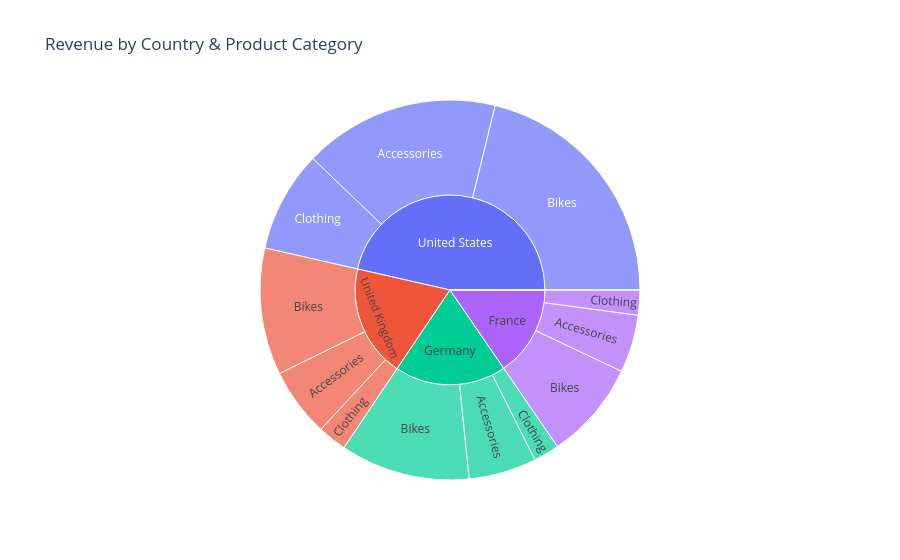

The notebook cell this image was saved under:
### Code cell
fig=px.sunburst(
    df,
    path=["Country","Product Category"],
    values="Revenue",
    title="Revenue by Country & Product Category"
)
fig.show()

### Figure 1 — Plotly figure (JSON) as saved in the notebook; plotly's stock layout.template omitted (floating-point values rounded to 4 significant figures)
{"data": [{"branchvalues": "total", "domain": {"x": [0, 1], "y": [0, 1]}, "hovertemplate": "labels=%{label}<br>Revenue=%{value}<br>parent=%{parent}<br>id=%{id}<extra></extra>", "ids": ["United States/Accessories", "United States/Clothing", "United States/Bikes", "France/Bikes", "France/Accessories", "France/Clothing", "United Kingdom/Bikes", "United Kingdom/Accessories", "Germany/Accessories", "Germany/Bikes", "United Kingdom/Clothing", "Germany/Clothing", "N/A/N/A", "United States", "France", "United Kingdom", "Germany", "N/A"], "labels": ["Accessories", "Clothing", "Bikes", "Bikes", "Accessories", "Clothing", "Bikes", "Accessories", "Accessories", "Bikes", "Clothing", "Clothing", "N/A", "United States", "France", "United Kingdom", "Germany", "N/A"], "name": "", "parents": ["United States", "United States", "United States", "France", "France", "France", "United Kingdom", "United Kingdom", "Germany", "Germany", "United Kingdom", "Germany", "N/A", "", "", "", "", ""], "type": "sunburst", "values": [3723000.0, 1922000.0, 4733000.0, 1873000.0, 1099000.0, 474300.0, 2415000.0, 1309000.0, 1289000.0, 2465000.0, 552100.0, 489700.0, 641.5, 10380000.0, 3446000.0, 4276000.0, 4245000.0, 641.5]}], "layout": {"legend": {"tracegroupgap": 0}, "title": {"text": "Revenue by Country & Product Category"}}}
